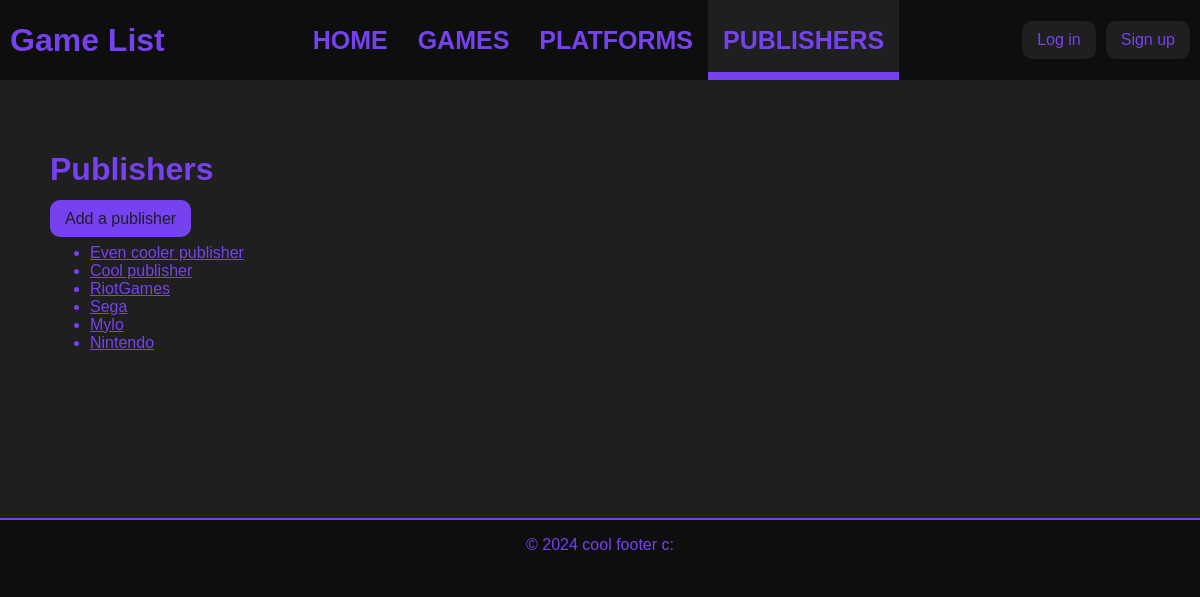
The app's page /game-list/publisher/, older data.
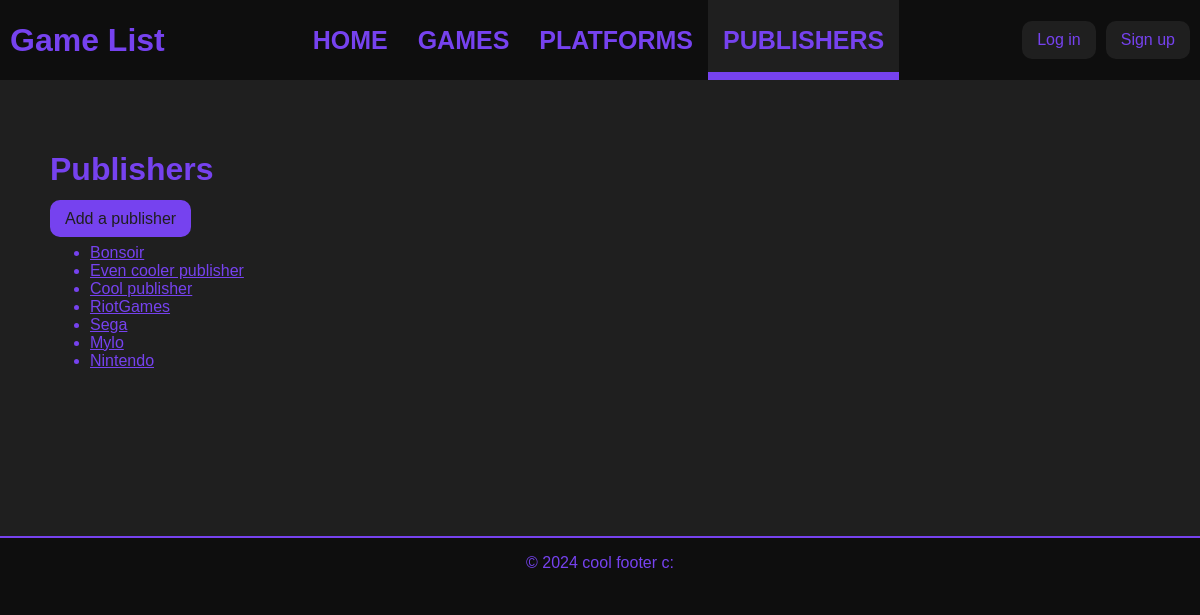
The same page, newer data.
### game_list_app/models.py (models this page shows, shortened)
class Publisher(models.Model):
	name = models.CharField(max_length = 100)
	description = models.TextField(blank=True, null=True)
	add_date = models.DateTimeField(editable = False, default = timezone.now)
	modified_date = models.DateTimeField(editable = False, default = timezone.now)
	def __str__(self):
		return self.name

### game_list_app/views.py (the view)
# urls.py: path("publisher/", views.PublisherList.as_view(), name = "publisher_list"),
class PublisherList(generic.ListView):
	template_name = "publishers.html"
	context_object_name = "publishers"
	def get_queryset(self):
		return Publisher.objects.order_by("-add_date")

### game_list_app/templates/publishers.html (shortened to what this page needs)
{% extends 'index.html' %}
{% block content %}
<h1>Publishers</h1>
<a class="btn-action" href="{% url 'game_list_app:add_item' 'publisher' %}">Add a publisher</a>
{% if publishers %}
    <ul>
    {% for publisher in publishers %}
        <li><a href="{% url 'game_list_app:publisher_detail' publisher.id %}">{{ publisher }}</a></li>
    {% endfor %}
    </ul>
{% else %}
    <p>No publisher here :(</p>
{% endif %}
{% endblock %}

Row changes from the older to the newer data that the page shows:
added Publisher: name "Bonsoir"
